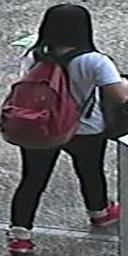
#> input picture assets/img_hr.jpg, 128 x 256 px
$ python -i degrade_function.py   (imports and definitions only)
#> lines starting #> are read from the running program, lines starting #| are printed output that depends on the picture
#> further down, picture is the input picture: shape (256, 128, 3); mean B, G, R 94.9, 90.8, 93.5
import cv2
import numpy as np
from random import random, shuffle
from PIL import Image, ImageFilter
from functools import partial
from torchvision.transforms.functional import adjust_gamma


# ---------------------------
# Degradation Transform: PIL.Image.Image -> PIL.Image.Image
# ---------------------------
# [27 lines left out: functions gamma_degradation, down_sample_degradation, jpg_degradation, gaussian_blur_degradation, not called in this run]


def motion_blur_degradation(src):
    src = np.array(src)
    degree = np.random.randint(5, 15)
    angle = np.random.uniform(0.0, 180.0)
    # 这里生成任意角度的运动模糊kernel的矩阵， degree越大，模糊程度越高
    rotation_matrix = cv2.getRotationMatrix2D((degree / 2, degree / 2), angle, 1)
    motion_blur_kernel = np.diag(np.ones(degree))
    motion_blur_kernel = cv2.warpAffine(motion_blur_kernel, rotation_matrix, (degree, degree))
    motion_blur_kernel = motion_blur_kernel / degree
    blurred = cv2.filter2D(src, -1, motion_blur_kernel)
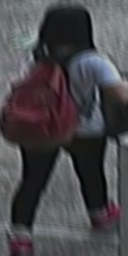
#> blurred: shape (256, 128, 3); mean B, G, R 74.3, 71.1, 73.2
    # convert to uint8
    cv2.normalize(blurred, blurred, np.min(src), np.max(src), norm_type=cv2.NORM_MINMAX)
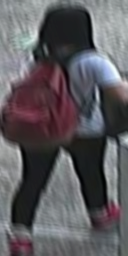
#> blurred: shape (256, 128, 3); mean B, G, R 94.4, 90.3, 93
    # cv2.normalize(blurred, blurred, 0, 255, cv2.NORM_MINMAX)
    # blurred = np.array(blurred, dtype=np.uint8)
    blurred = Image.fromarray(blurred)
    return blurred


# [33 lines left out: functions add_noise, dark_degradation, not called in this run]


deg_func_dict = {
    'ill': gamma_degradation,
    'res': down_sample_degradation,
    'jpg': jpg_degradation,
    'motion': motion_blur_degradation,
    'blur': gaussian_blur_degradation,
    'noise': partial(add_noise, noise_type='gaussian'),
    'poisson': partial(add_noise, noise_type='poisson'),
    'dark': dark_degradation,
}


# [35 lines left out: functions get_binomial_distribution, mixed_degradation, conditional_mixed_degradation, get_degrade_function, not called in this run]


# [5 lines of commented-out code are left out]

>>> import cv2
>>> picture = cv2.imread('../../../assets/img_hr.jpg')
>>> result = motion_blur_degradation(picture)

$ run again, on assets/img_lr.jpg
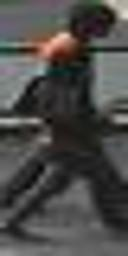
#> input picture assets/img_lr.jpg, 128 x 256 px
#> picture is the input picture: shape (256, 128, 3); mean B, G, R 72.8, 75, 76.1
#> in motion_blur_degradation, `blurred = cv2.filter2D(src, -1, motion_blur_kernel)`:
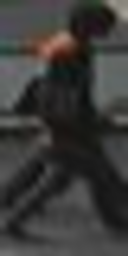
#> blurred: shape (256, 128, 3); mean B, G, R 56.9, 58.6, 59.4
#> in motion_blur_degradation, `cv2.normalize(blurred, blurred, np.min(src), np.max(src), norm_type=cv..`:
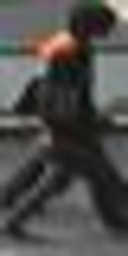
#> blurred: shape (256, 128, 3); mean B, G, R 75.1, 77.6, 78.8

$ run again, on assets/viz_replay.jpg
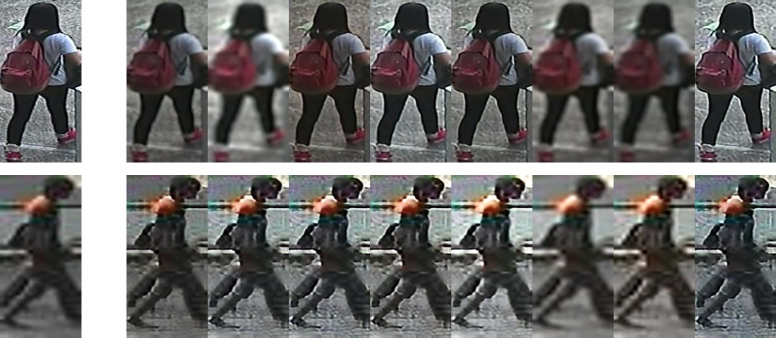
#> input picture assets/viz_replay.jpg, 1552 x 675 px (shown at 1/2 size)
#> picture is the input picture: shape (675, 1552, 3); mean B, G, R 102.9, 103.8, 105.9
#> in motion_blur_degradation, `blurred = cv2.filter2D(src, -1, motion_blur_kernel)`:
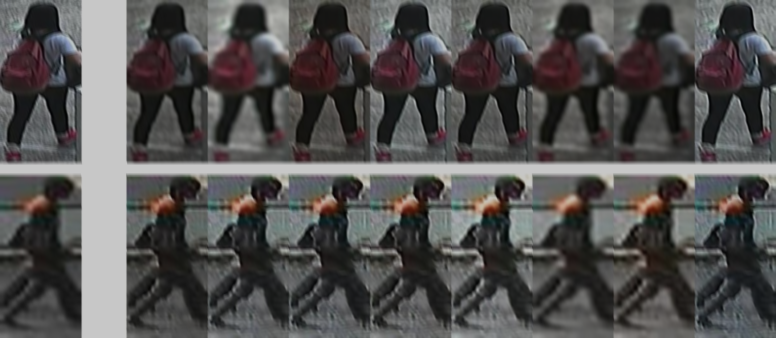
#> blurred: shape (675, 1552, 3) (shown at 1/2 size); mean B, G, R 80.4, 81.1, 82.7
#> in motion_blur_degradation, `cv2.normalize(blurred, blurred, np.min(src), np.max(src), norm_type=cv..`:
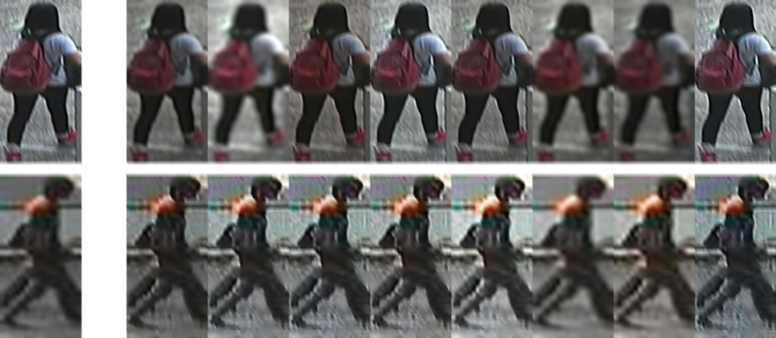
#> blurred: shape (675, 1552, 3) (shown at 1/2 size); mean B, G, R 103.1, 104, 106

$ run again, on assets/viz_swap.jpg
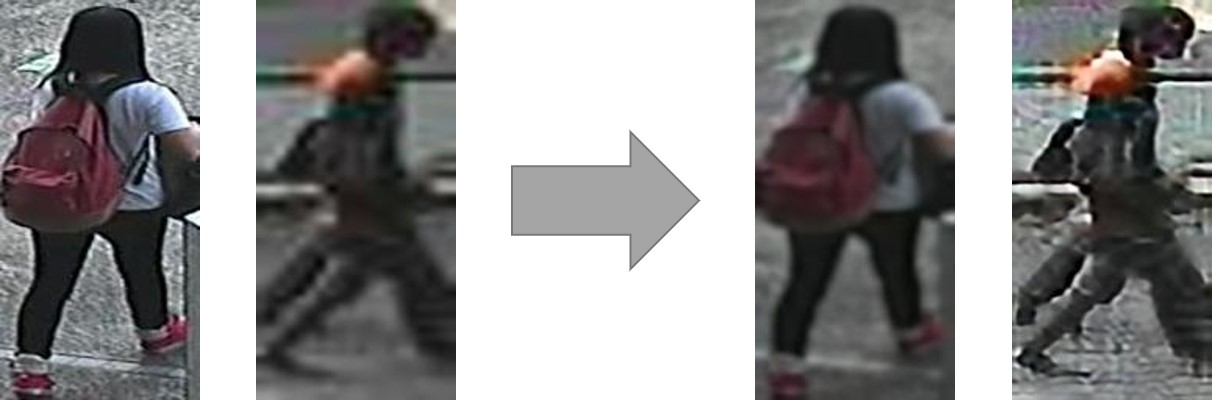
#> input picture assets/viz_swap.jpg, 1212 x 400 px
#> picture is the input picture: shape (400, 1212, 3); mean B, G, R 138.6, 138.6, 139.6
#> in motion_blur_degradation, `blurred = cv2.filter2D(src, -1, motion_blur_kernel)`:
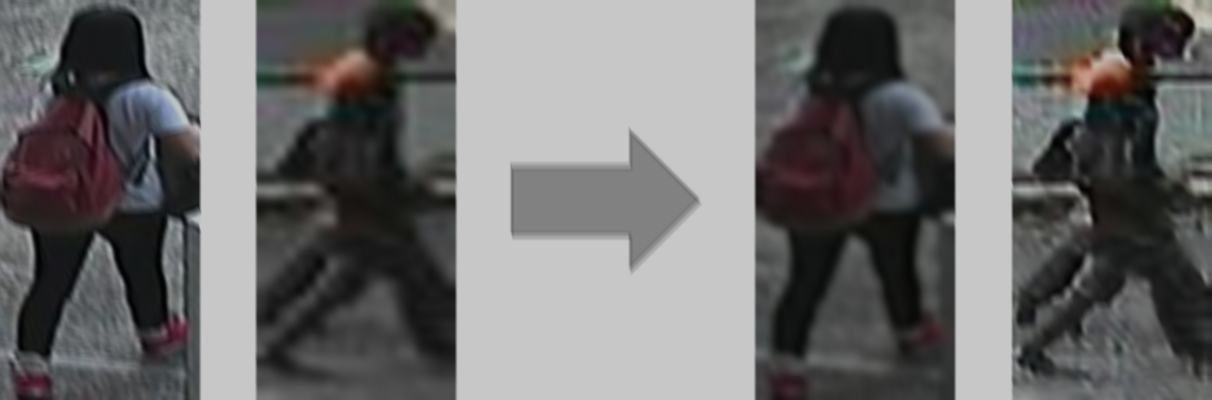
#> blurred: shape (400, 1212, 3); mean B, G, R 108.3, 108.3, 109
#> in motion_blur_degradation, `cv2.normalize(blurred, blurred, np.min(src), np.max(src), norm_type=cv..`:
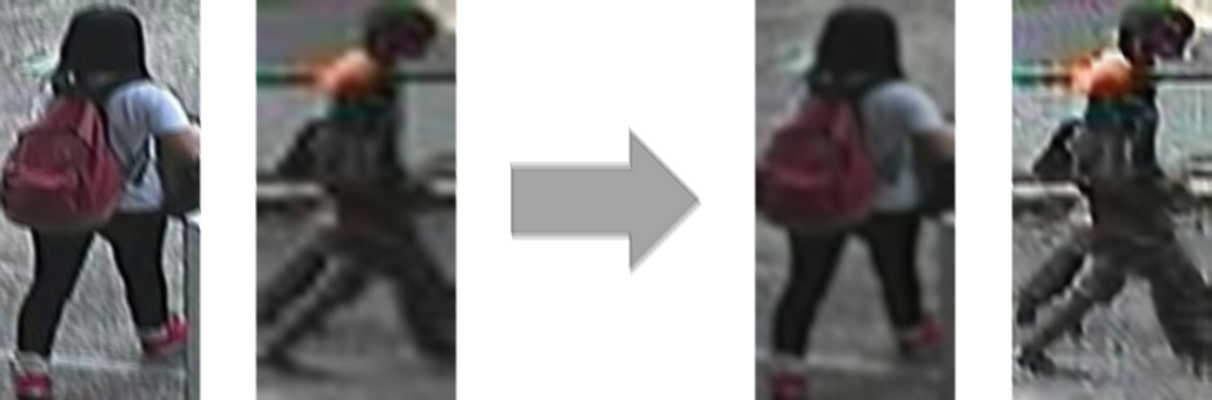
#> blurred: shape (400, 1212, 3); mean B, G, R 138.7, 138.7, 139.7
